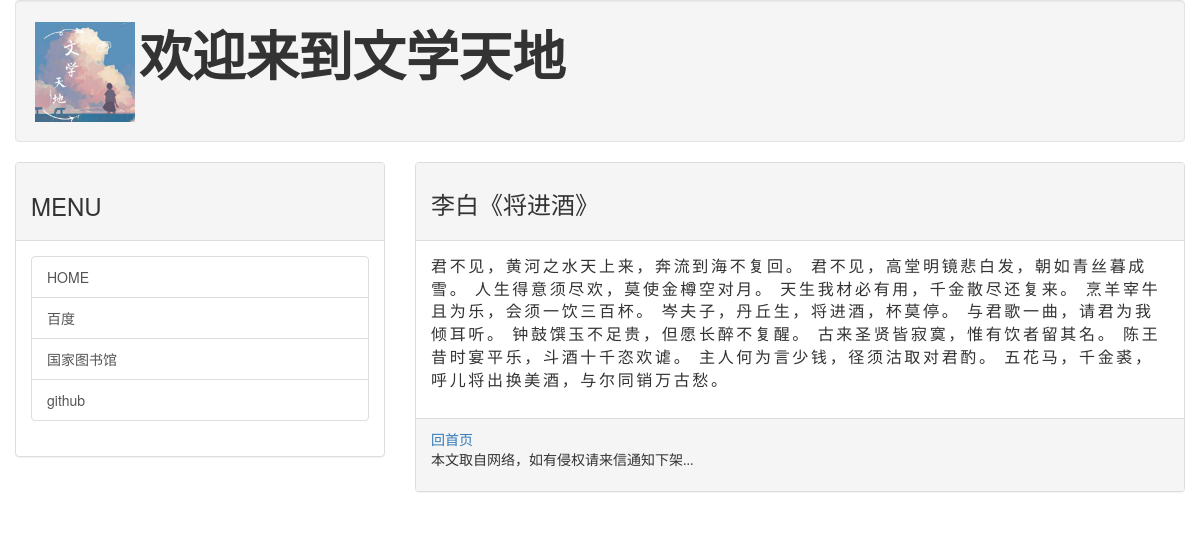
/post/leebai01, run on the app's committed database.
### mainsite/models.py (models this page shows, shortened)
class Post(models.Model):
	title = models.CharField(max_length=200)  #文章标题
	slug  = models.CharField(max_length=200)	#文章网址
	body = models.TextField()				#文章内容
	pub_date = models.DateTimeField(default=timezone.now)	#发表日期
	class Meta:
		ordering = ('-pub_date',)  #根据发表日期排序

### mainsite/views.py (the view)
# urls.py: url(r'^post/(\w+)$',showpost),
def showpost(request,slug):
	template = get_template('post.html')
	try:
		post = Post.objects.get(slug=slug)	#匹配传入参数与资料库中的slug
		if post!= None:
			html = template.render(locals())
			return HttpResponse(html)
	except:
		return redirect('/')	#错误直接返回首页

### mainsite/templates/post.html (shortened to what this page needs)
{% extends 'base.html' %}
{% block headmessage %}
	<h3 style='font-family:楷体;'>{{post.title}}</h3>
{% endblock %}
{% block content %}
	<p style='font-family:宋体;font-size:12pt;letter-spacing:2pt;'>
			{{post.body|safe}}
	</p>
{% endblock %}

### data on the page
Post: title "李白《将进酒》", body "君不见，黄河之水天上来，奔流到海不复回。 君不见，高堂明镜悲白发，朝如青丝暮成雪。 人生得意须尽欢，莫使金樽空对月。 天生我材必有用，千金散尽还复来。 烹羊宰牛且为乐，会须一饮三百杯。 岑夫子，丹丘生，将进酒，杯莫停。 与君歌一曲，请君为我倾耳听。 钟鼓馔玉不足贵，但愿长醉不复醒。 古来圣贤皆寂寞，惟有饮者留其名。 陈王昔时宴平乐，斗酒十千恣欢谑。 主人何为言少钱，径须沽取对君酌。 五花马，千金裘，呼儿将出换美酒，与尔同销万古愁。"
